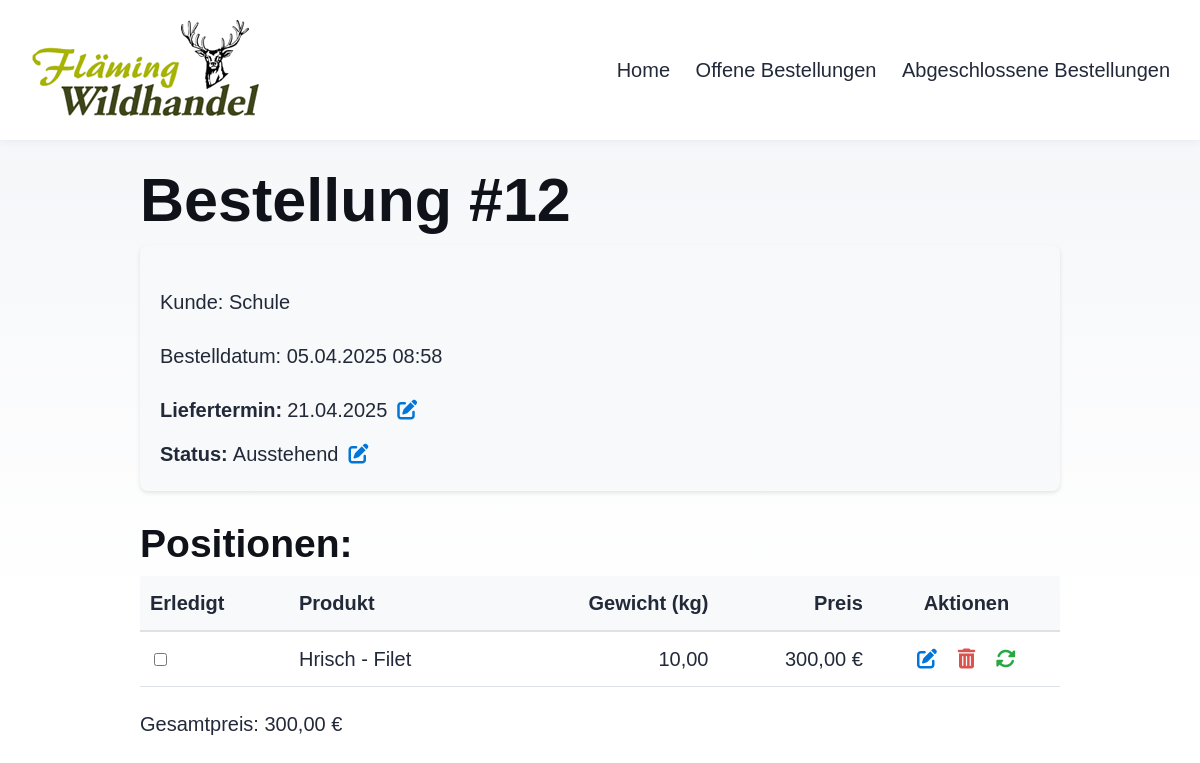
The page /lager/orders/12/ on the database as committed earlier.
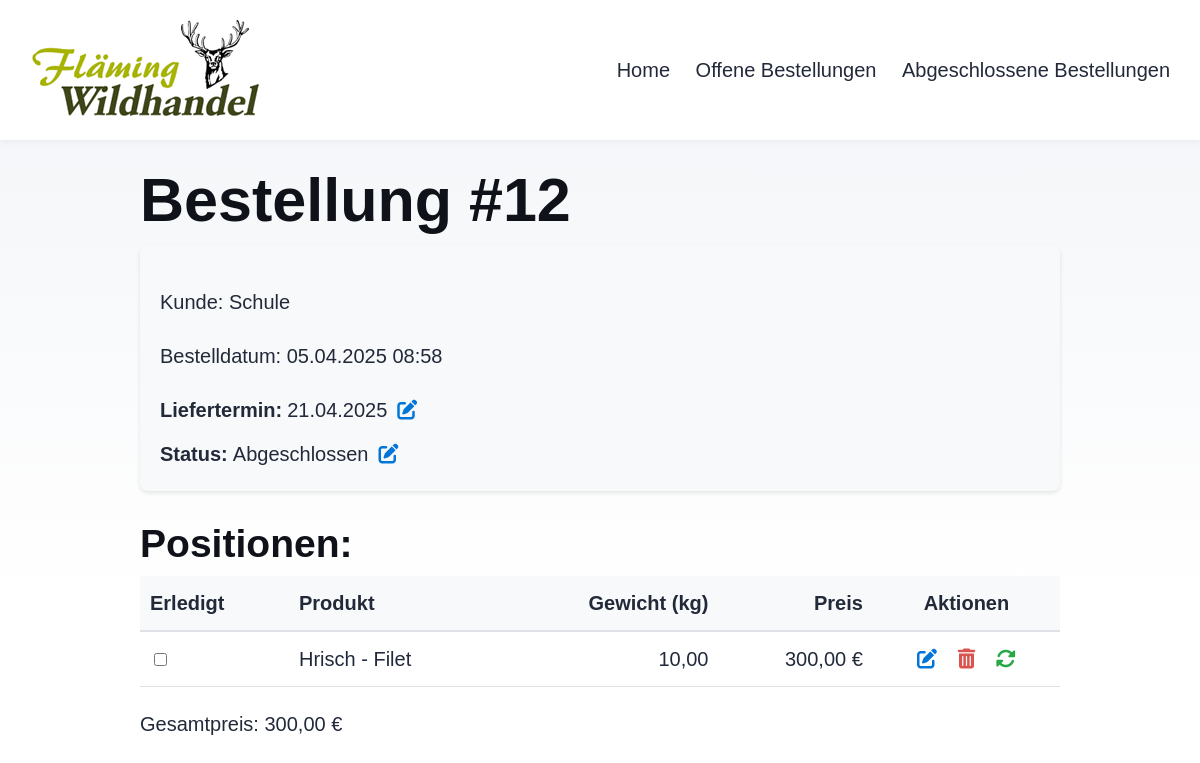
The same page on the database as committed later.
### Lager/models.py (models this page shows, shortened)
class Order(models.Model):
    STATUS_CHOICES = [
        ('pending', 'Ausstehend'),
        ('completed', 'Abgeschlossen'),
    ]
    customer_name = models.CharField(max_length=100)
    order_date = models.DateTimeField(auto_now_add=True)
    delivery_date = models.DateField(blank=True, null=True, verbose_name="Liefertermin")
    status = models.CharField(max_length=10, choices=STATUS_CHOICES, default='pending')
    def total_price(self):
        return sum(item.total_price() for item in self.orderitem_set.all())

class OrderItem(models.Model):
    order = models.ForeignKey(Order, on_delete=models.CASCADE)
    product_type = models.ForeignKey(ProductType, on_delete=models.CASCADE)
    weight_kg = models.DecimalField(max_digits=10, decimal_places=2)
    completed = models.BooleanField(default=False, verbose_name="Erledigt")
    def __init__(self, *args, **kwargs):
        super().__init__(*args, **kwargs)
        self.original_weight = self.weight_kg if self.pk else 0
    def total_price(self):
        return self.weight_kg * self.product_type.price_per_kg

class ProductType(models.Model):
    name = models.CharField(max_length=100)
    category = models.ForeignKey(Category, on_delete=models.CASCADE)
    price_per_kg = models.DecimalField(max_digits=10, decimal_places=2)
    current_stock_kg = models.DecimalField(
        max_digits=10,
        decimal_places=2,
        default=0.00
    )
    def __str__(self):
        return f"{self.category} - {self.name}"

### Lager/views.py (the view)
# urls.py: path('orders/<int:order_id>/', views.order_detail, name='order_detail'),
def order_detail(request, order_id):
    order = get_object_or_404(Order, pk=order_id)
    return render(request, 'order_detail.html', {'order': order})

### Lager/models.py (called while the page is built)
    def __str__(self):
        return self.name

### Lager/templates/order_detail.html (shortened to what this page needs)
{% extends "base.html" %}
{% block content %}
    <link rel="stylesheet" href="https://cdnjs.cloudflare.com/ajax/libs/font-awesome/6.4.0/css/all.min.css">
    <h1>Bestellung #{{ order.id }}</h1>
    <div style="margin-bottom: 30px; padding: 20px; background-color: #f8f9fa; border-radius: 8px; box-shadow: 0 2px 4px rgba(0,0,0,0.1);">
        <p>Kunde: {{ order.customer_name }}</p>
        <p>Bestelldatum: {{ order.order_date|date:"d.m.Y H:i" }}</p>
        <div style="display: flex; align-items: center; margin-bottom: 10px;">
            <span><strong>Liefertermin:</strong></span>
            <span id="delivery-date-display" style="margin-left: 5px;">
                {% if order.delivery_date %}{{ order.delivery_date|date:"d.m.Y" }}{% else %}Nicht festgelegt{% endif %}
            </span>
            <i class="fas fa-edit" id="edit-delivery-date-btn"
               onclick="toggleDeliveryDateEdit()"
               style="margin-left: 10px; cursor: pointer; color: #0275d8;"></i>
        </div>
        <div style="display: flex; align-items: center;">
            <span><strong>Status:</strong></span>
            <span id="status-display" style="margin-left: 5px;">{{ order.get_status_display }}</span>
            <i class="fas fa-edit" id="edit-status-btn"
               onclick="toggleStatusEdit()"
               style="margin-left: 10px; cursor: pointer; color: #0275d8;"></i>
        </div>
    </div>
    <h3>Positionen:</h3>
    <form id="orderItemsForm" method="post">
        <table class="order-items-table" style="width: 100%; border-collapse: collapse; margin-bottom: 20px;">
            <thead>
                <tr style="background-color: #f8f9fa; border-bottom: 2px solid #dee2e6;">
                    <th style="padding: 10px; text-align: left;">Erledigt</th>
                    <th style="padding: 10px; text-align: left;">Produkt</th>
                    <th style="padding: 10px; text-align: right;">Gewicht (kg)</th>
                    <th style="padding: 10px; text-align: right;">Preis</th>
                    <th style="padding: 10px; text-align: center;">Aktionen</th>
                </tr>
            </thead>
            <tbody>
                {% for item in order.orderitem_set.all %}
                <tr id="row-{{ item.id }}" style="border-bottom: 1px solid #dee2e6; {% if item.weight_kg > item.product_type.current_stock_kg %}color: red;{% endif %}">
                    <td style="padding: 10px;">
                        <input type="checkbox" name="completed_items" value="{{ item.id }}" {% if item.completed %}checked{% endif %}
                               onchange="updateItemStatus({{ item.id }}, this.checked)">
                    </td>
                    <td style="padding: 10px;">{{ item.product_type }}</td>
                    <td style="padding: 10px; text-align: right;">
                        <span id="weight-display-{{ item.id }}">{{ item.weight_kg }}</span>
                    </td>
                    <td style="padding: 10px; text-align: right;">{{ item.total_price|floatformat:2 }} €</td>
                    <td style="padding: 10px; text-align: center;">
                        <i class="fas fa-edit edit-btn" id="edit-btn-{{ item.id }}"
                            onclick="toggleEdit({{ item.id }})" style="margin-right: 15px; cursor: pointer; color: #0275d8;"></i>
                        <i class="fas fa-trash-alt delete-btn"
                            onclick="deleteItem({{ item.id }}, {{ order.id }})" style="margin-right: 15px; cursor: pointer; color: #d9534f;"></i>
                        <i class="fas fa-sync-alt refresh-btn"
                            onclick="location.reload()" style="cursor: pointer; color: #28a745;"
                            title="Seite neu laden"></i>
                    </td>
                </tr>
                {% endfor %}
            </tbody>
        </table>
    </form>
    <p>Gesamtpreis: <span id="total-price">{{ order.total_price|floatformat:2 }}</span> €</p>
{% endblock %}

Rows that differ between the two databases and show on the page:
changed Order "Schule": status "Ausstehend" → "Abgeschlossen"
